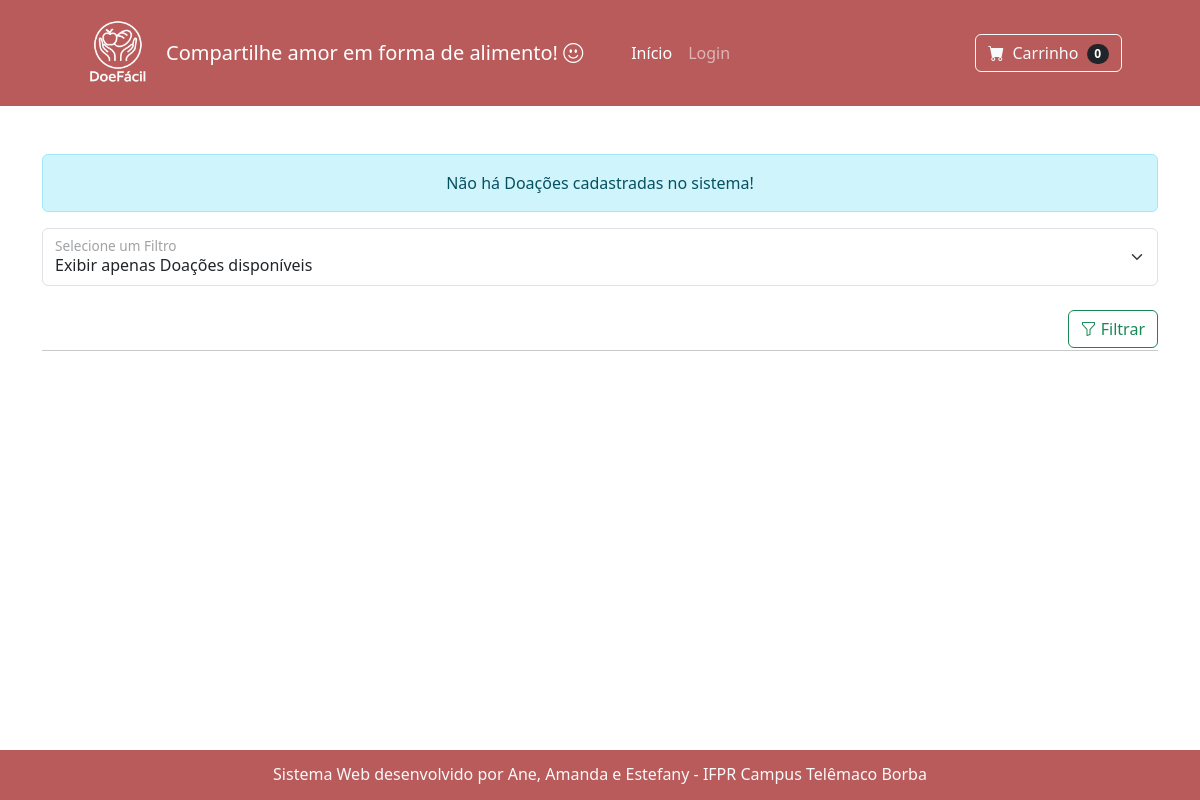
/index.php?filtroProduto=disponivel, run on an earlier commit of the app's database.
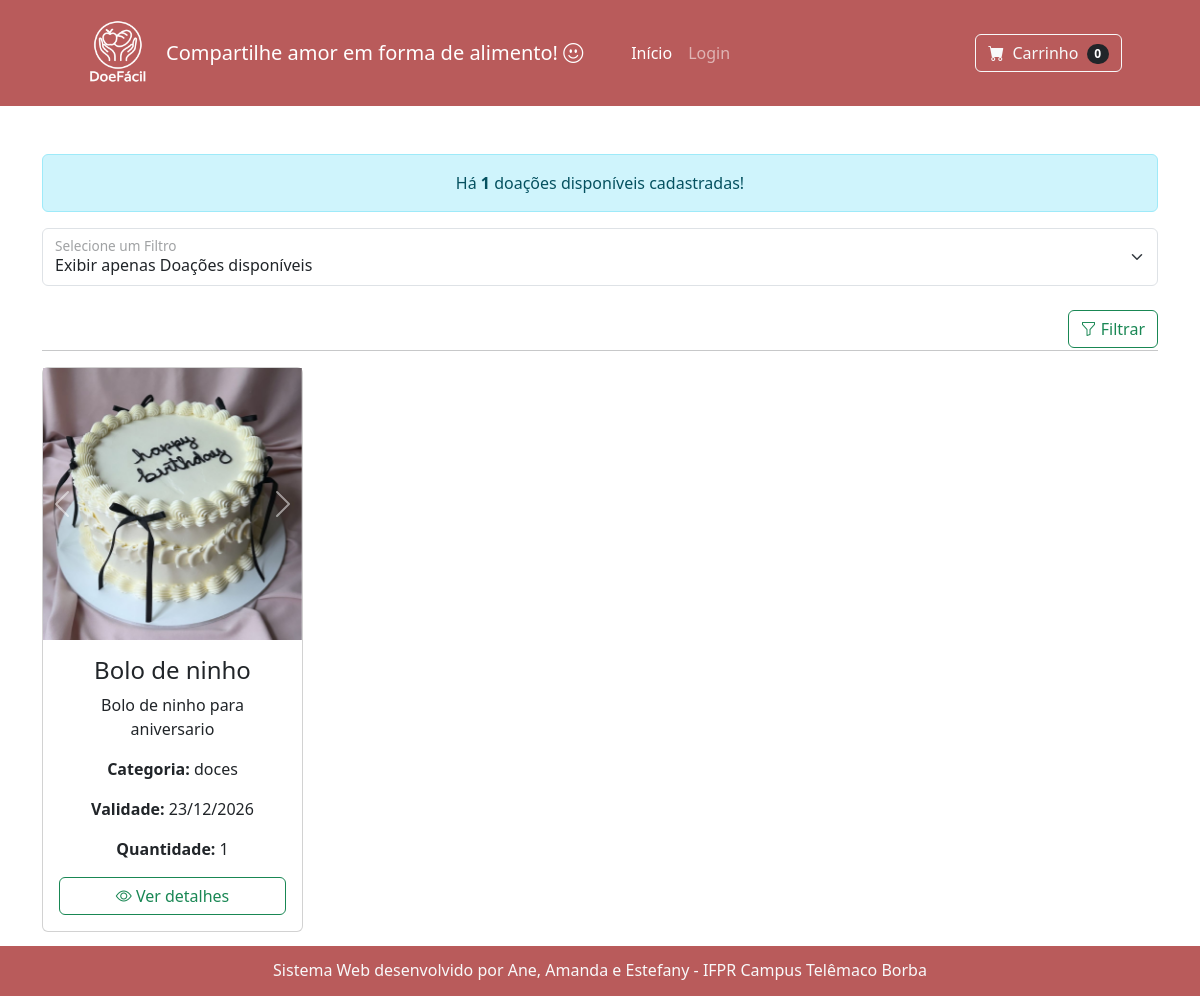
And on a later commit of the database.
### tables this page shows
CREATE TABLE `produtos` (
  `id_produtos` int NOT NULL,
  `url` varchar(200) NOT NULL,
  `nome` varchar(50) NOT NULL,
  `descricao` varchar(100) DEFAULT NULL,
  `categorias` varchar(20) NOT NULL,
  `data_validade` date DEFAULT NULL,
  `quantidade` int DEFAULT NULL,
  `id_doacao` int DEFAULT NULL,
  `statusProduto` varchar(15) NOT NULL
);

### index.php (the view, shortened to what the changed rows need)
<?php include "header.php" ?>
<div class='container mt-5 mb-5'>
    <?php
        include "conexaoBD.php";
        $listarDoacoes = "SELECT * FROM Produtos";
        if(isset($_GET['filtroProduto'])){
            $filtroProduto = $_GET['filtroProduto'];
            if($filtroProduto != 'todos'){
                $listarDoacoes .= " WHERE statusProduto LIKE '$filtroProduto' ";
            }
            switch($filtroProduto){
                case "disponivel" : $mensagemFiltro = "disponíveis";
                break;
            }
        } else {
            $filtroProduto = "todos";
            $mensagemFiltro = "no total";
        }
        $res = mysqli_query($conn, $listarDoacoes);
        $totalDoacoes = mysqli_num_rows($res);
        if($totalDoacoes > 0){
            echo "<div class='alert alert-info text-center'>Há <strong>$totalDoacoes</strong> doações $mensagemFiltro cadastradas!</div>";
        } else {
            echo "<div class='alert alert-info text-center'>Não há Doações cadastradas no sistema!</div>";
        }
        echo "
            <form name='formFiltro' action='index.php' method='GET'>
                <div class='form-floating mt-3'>
                    <select class='form-select' name='filtroProduto' required>
                        <option value='todos'"; if($filtroProduto == 'todos'){echo "selected";} echo">Exibir todas as Doações</option>
                        <option value='disponivel'"; if($filtroProduto == 'disponivel'){echo "selected";} echo">Exibir apenas Doações disponíveis</option>
                        <option value='esgotado'"; if($filtroProduto == 'esgotado'){echo "selected";} echo">Exibir apenas Doações esgotadas</option>
                    </select>
                    <label for='filtroProduto'>Selecione um Filtro</label>
                    <br>
                </div>
                <button type='submit' class='btn btn-outline-success' style='float:right'><i class='bi bi-funnel'></i> Filtrar</button>
                <br>
            </form>
        ";
    ?>
    <hr>
    <div class="row">
        <?php
            while($registro = mysqli_fetch_assoc($res)){
                $idProduto   = $registro['id_produtos'];
                $url         = $registro['url'];
                $nome        = $registro['nome'];
                $descricao   = $registro['descricao'];
                $categoria   = $registro['categorias'];
                $dataValidade = $registro['data_validade'];
                $quantidade  = $registro['quantidade'];
                $diaValidade = substr($dataValidade, 8, 2);
                $mesValidade = substr($dataValidade, 5, 2);
                $anoValidade = substr($dataValidade, 0, 4);
                $imagens = explode(",", $url);
                echo "
                    <div class='col-sm-3 mb-3'>
                        <div class='card h-100'>
                            <div id='carousel$idProduto' class='carousel slide' data-bs-ride='carousel'>
                                <div class='carousel-inner'>";
                                    $active = "active";
                                    foreach($imagens as $img){
                                        echo "
                                            <div class='carousel-item $active'>
                                                <img src='$img' class='d-block w-100' alt='Imagem da doação $nome'>
                                            </div>";
                                        $active = "";
                                    }
                                echo "</div>
                                <button class='carousel-control-prev' type='button' data-bs-target='#carousel$idProduto' data-bs-slide='prev'>
                                    <span class='carousel-control-prev-icon'></span>
                                </button>
                                <button class='carousel-control-next' type='button' data-bs-target='#carousel$idProduto' data-bs-slide='next'>
                                    <span class='carousel-control-next-icon'></span>
                                </button>
                            </div>
                            <div class='card-body text-center'>
                                <h4 class='card-title'>$nome</h4>
                                <p class='card-text'>$descricao</p>
                                <p class='card-text'><strong>Categoria:</strong> $categoria</p>
                                <p class='card-text'><strong>Validade:</strong> $diaValidade/$mesValidade/$anoValidade</p>
                                <p class='card-text'><strong>Quantidade:</strong> $quantidade</p>
                                <div class='d-grid'>
                                    <a class='btn btn-outline-success' href='visualizarProduto.php?idProduto=$idProduto'>
                                        <i class='bi bi-eye'></i> Ver detalhes
                                    </a>
                                </div>
                            </div>
                        </div>
                    </div>
                ";
            }
        ?>
    </div>
</div>
<?php include "footer.php" ?>

What changed in the data, as far as the page shows it:
added produtos: url (picture), nome "Bolo de ninho", descricao "Bolo de ninho para aniversario", categorias "doces", data_validade "23", data_validade "12", data_validade "2026", quantidade "1"
Also different on the page:
$totalDoacoes: (not shown) → "1"
$mensagemFiltro: (not shown) → "disponíveis"
text no longer shown: "Não há Doações cadastradas no sistema!"
text now shown: "Há doações cadastradas!"
